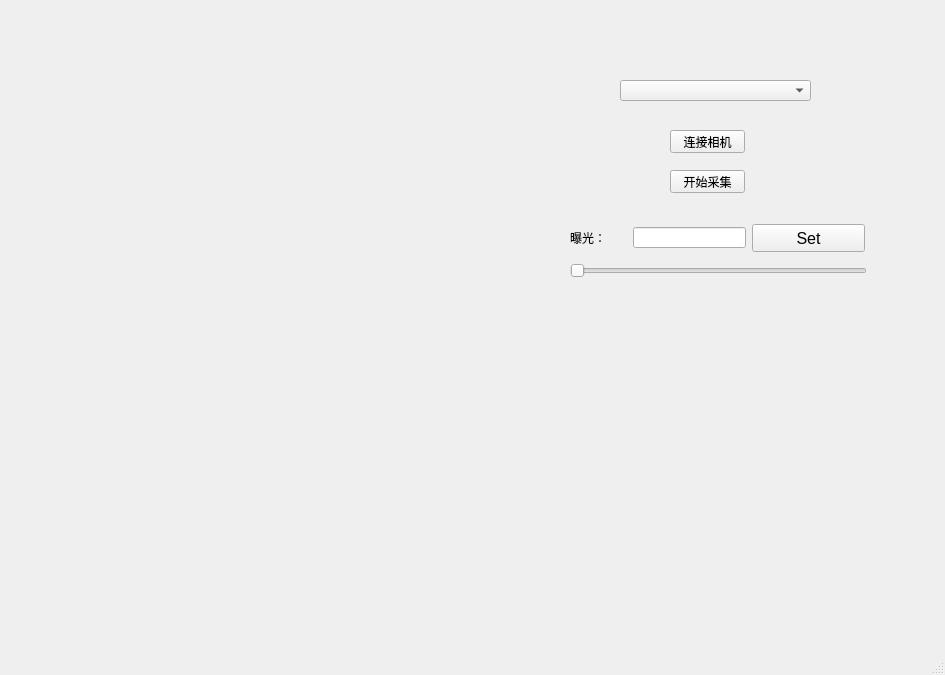
<?xml version="1.0" encoding="UTF-8"?>
<ui version="4.0">
 <class>MainWindow</class>
 <widget class="QMainWindow" name="MainWindow">
  <property name="geometry">
   <rect>
    <x>0</x>
    <y>0</y>
    <width>945</width>
    <height>675</height>
   </rect>
  </property>
  <property name="windowTitle">
   <string>MainWindow</string>
  </property>
  <widget class="QWidget" name="centralwidget">
   <widget class="QWidget" name="widget_pic" native="true">
    <property name="geometry">
     <rect>
      <x>60</x>
      <y>40</y>
      <width>481</width>
      <height>311</height>
     </rect>
    </property>
    <widget class="QLabel" name="label_pic">
     <property name="geometry">
      <rect>
       <x>0</x>
       <y>0</y>
       <width>451</width>
       <height>291</height>
      </rect>
     </property>
     <property name="text">
      <string/>
     </property>
    </widget>
   </widget>
   <widget class="QPushButton" name="pushButton_Start">
    <property name="geometry">
     <rect>
      <x>670</x>
      <y>170</y>
      <width>75</width>
      <height>23</height>
     </rect>
    </property>
    <property name="text">
     <string>开始采集</string>
    </property>
    <property name="checkable">
     <bool>true</bool>
    </property>
   </widget>
   <widget class="QComboBox" name="comboBox_CamList">
    <property name="geometry">
     <rect>
      <x>620</x>
      <y>80</y>
      <width>191</width>
      <height>21</height>
     </rect>
    </property>
   </widget>
   <widget class="QPushButton" name="pushButton_Connect">
    <property name="geometry">
     <rect>
      <x>670</x>
      <y>130</y>
      <width>75</width>
      <height>23</height>
     </rect>
    </property>
    <property name="text">
     <string>连接相机</string>
    </property>
    <property name="checkable">
     <bool>true</bool>
    </property>
   </widget>
   <widget class="QPushButton" name="expose">
    <property name="geometry">
     <rect>
      <x>752</x>
      <y>224</y>
      <width>113</width>
      <height>28</height>
     </rect>
    </property>
    <property name="font">
     <font>
      <pointsize>12</pointsize>
     </font>
    </property>
    <property name="text">
     <string>Set</string>
    </property>
   </widget>
   <widget class="QLabel" name="label_6">
    <property name="geometry">
     <rect>
      <x>570</x>
      <y>224</y>
      <width>57</width>
      <height>28</height>
     </rect>
    </property>
    <property name="text">
     <string>曝光：</string>
    </property>
   </widget>
   <widget class="QLineEdit" name="lineEdit_expose">
    <property name="geometry">
     <rect>
      <x>633</x>
      <y>227</y>
      <width>113</width>
      <height>21</height>
     </rect>
    </property>
   </widget>
   <widget class="QSlider" name="horizontalSliderExpose">
    <property name="geometry">
     <rect>
      <x>570</x>
      <y>260</y>
      <width>297</width>
      <height>22</height>
     </rect>
    </property>
    <property name="orientation">
     <enum>Qt::Horizontal</enum>
    </property>
   </widget>
  </widget>
  <widget class="QMenuBar" name="menubar">
   <property name="geometry">
    <rect>
     <x>0</x>
     <y>0</y>
     <width>945</width>
     <height>21</height>
    </rect>
   </property>
  </widget>
  <widget class="QStatusBar" name="statusbar"/>
 </widget>
 <resources/>
 <connections/>
</ui>
